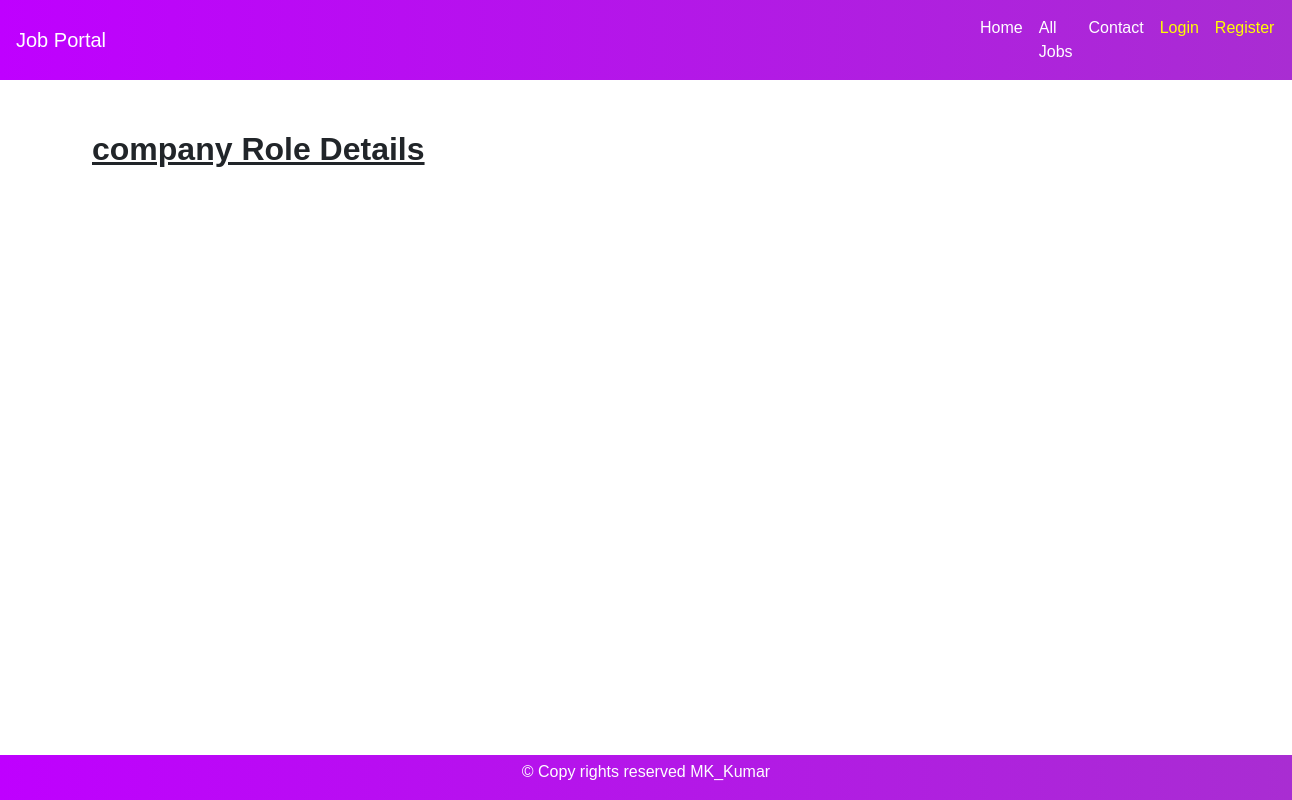
Page /job_details/4 on the earlier database version.
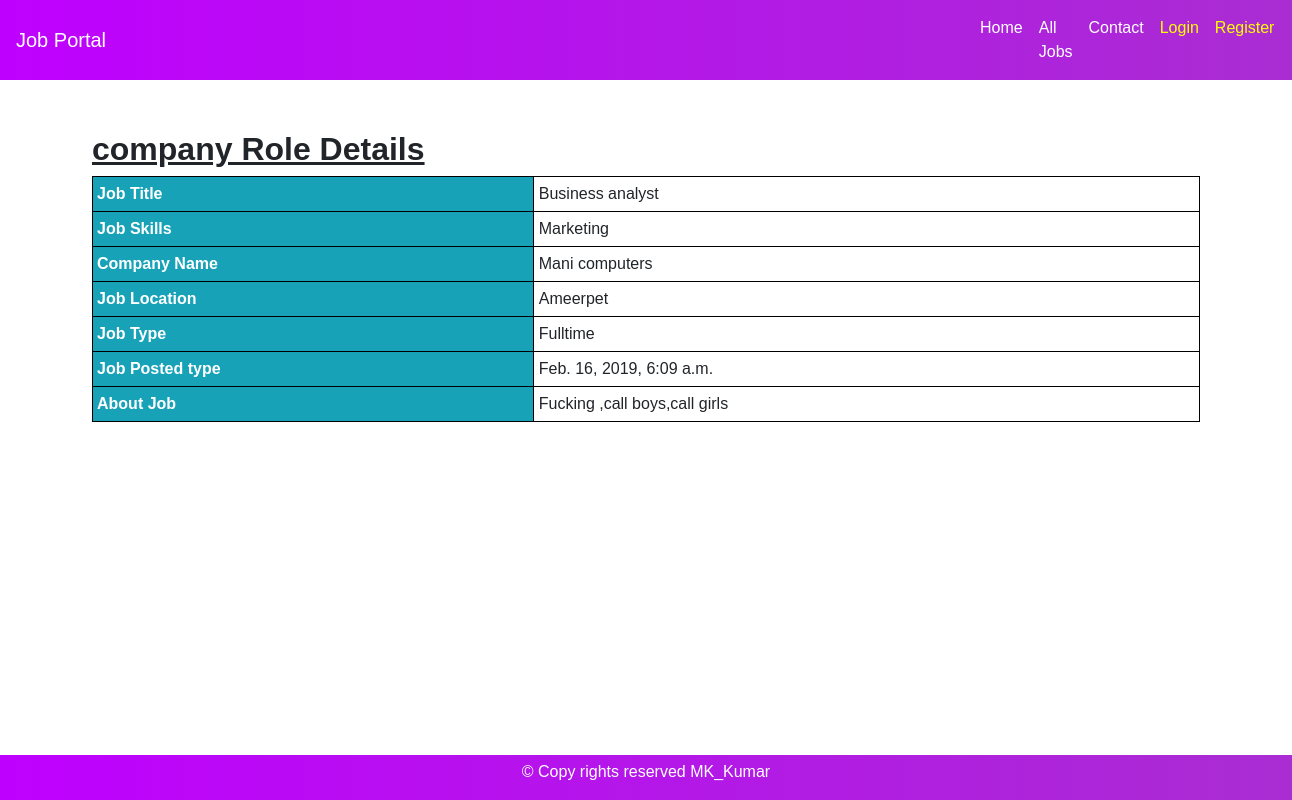
Same page on the later database version.
### jobs/models.py (models this page shows, shortened)
class Job(models.Model):
	title = models.CharField(max_length=100)
	skills = models.CharField(max_length=100)
	company = models.CharField(max_length=100)
	location = models.CharField(max_length=100)
	jobtype = models.CharField(max_length=100)
	posteddate = models.DateTimeField(auto_now_add=True)
	aboutjob = models.CharField(max_length=100)
	image = models.FileField(upload_to ='media' )

### jobs/views.py (the view)
# urls.py: path('job_details/<int:pk>',views.job_details,name='details'),
def job_details(request,pk):
	jl = Job.objects.filter(pk=pk)
	context = {
	'jl':jl
	}
	return render(request,'details.html',context)

### templates/details.html (shortened to what this page needs)
{% extends 'base.html' %}
{% load static %}
{% block content %}
<div class='container home_container x'>
	<h2><b><u>company Role Details</u></b></h2>
	<table style="width:100%">
	{% for j in jl %}
  <tr>
    <th class='p-1 mb-2 bg-info text-white'>Job Title</th>
    <td>{{j.title}}</td>
  </tr>
  <tr>
    <th class='p-1 mb-2 bg-info text-white'>Job Skills</th>
    <td>{{j.skills}}</td>
  </tr>
  <tr>
    <th class='p-1 mb-2 bg-info text-white'>Company Name</th>
    <td>{{j.company}}</td>
  </tr>
   <tr>
    <th class='p-1 mb-2 bg-info text-white'>Job Location</th>
    <td>{{j.location}}</td>
  </tr>
  <tr>
    <th class='p-1 mb-2 bg-info text-white'>Job Type</th>
    <td>{{j.jobtype}}</td>
  </tr>
  <tr>
    <th class='p-1 mb-2 bg-info text-white'>Job Posted type</th>
     <td>{{j.posteddate}}</td>
  </tr>
    <tr>
    <th class='p-1 mb-2 bg-info text-white'>About Job</th>
    <td>{{j.aboutjob}}</td>
  </tr>
  {% endfor %}
</table>
</div>
{% endblock %}

Differences in the rows shown:
added Job: title "Business analyst", skills "Marketing", company "Mani computers", location "Ameerpet", jobtype "Fulltime", posteddate "Feb. 16, 2019, 6:09 a.m.", aboutjob "Fucking ,call boys,call girls"
